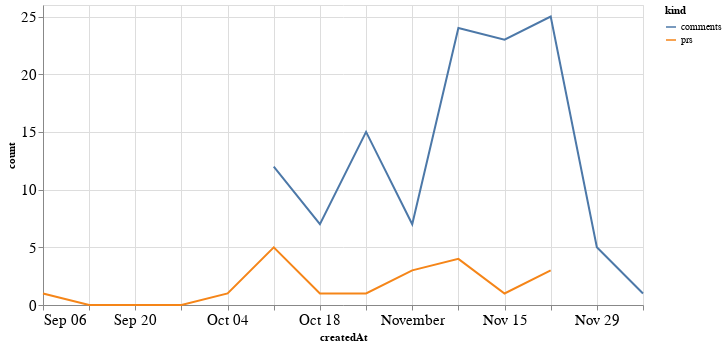

The notebook cell saved with this chart:
### Code cell
alt.Chart(total_time, width=600).mark_line().encode(
    x='createdAt',
    y='count',
    color='kind'
)

### Figure 1 — Vega-Lite specification as saved in the notebook (floating-point values rounded to 4 significant figures)
{"config": {"axisLeft": {"labelFontSize": 15}, "axisBottom": {"labelFontSize": 15}}, "data": {"name": "data-76c793e0806e5491ad9f49ecc775f677"}, "mark": "line", "encoding": {"color": {"type": "nominal", "field": "kind"}, "x": {"type": "temporal", "field": "createdAt"}, "y": {"type": "quantitative", "field": "count"}}, "width": 600, "$schema": "https://vega.github.io/schema/vega-lite/v4.8.1.json", "datasets": {"data-76c793e0806e5491ad9f49ecc775f677": [{"createdAt": "2020-09-06T00:00:00", "kind": "prs", "count": 1.0}, {"createdAt": "2020-09-13T00:00:00", "kind": "prs", "count": 0.0}, {"createdAt": "2020-09-20T00:00:00", "kind": "prs", "count": 0.0}, {"createdAt": "2020-09-27T00:00:00", "kind": "prs", "count": 0.0}, {"createdAt": "2020-10-04T00:00:00", "kind": "prs", "count": 1.0}, {"createdAt": "2020-10-11T00:00:00", "kind": "prs", "count": 5.0}, {"createdAt": "2020-10-18T00:00:00", "kind": "prs", "count": 1.0}, {"createdAt": "2020-10-25T00:00:00", "kind": "prs", "count": 1.0}, {"createdAt": "2020-11-01T00:00:00", "kind": "prs", "count": 3.0}, {"createdAt": "2020-11-08T00:00:00", "kind": "prs", "count": 4.0}, {"createdAt": "2020-11-15T00:00:00", "kind": "prs", "count": 1.0}, {"createdAt": "2020-11-22T00:00:00", "kind": "prs", "count": 3.0}, {"createdAt": "2020-11-29T00:00:00", "kind": "prs", "count": null}, {"createdAt": "2020-12-06T00:00:00", "kind": "prs", "count": null}, {"createdAt": "2020-09-06T00:00:00", "kind": "comments", "count": null}, {"createdAt": "2020-09-13T00:00:00", "kind": "comments", "count": null}, {"createdAt": "2020-09-20T00:00:00", "kind": "comments", "count": null}, {"createdAt": "2020-09-27T00:00:00", "kind": "comments", "count": null}, {"createdAt": "2020-10-04T00:00:00", "kind": "comments", "count": null}, {"createdAt": "2020-10-11T00:00:00", "kind": "comments", "count": 12.0}, {"createdAt": "2020-10-18T00:00:00", "kind": "comments", "count": 7.0}, {"createdAt": "2020-10-25T00:00:00", "kind": "comments", "count": 15.0}, {"createdAt": "2020-11-01T00:00:00", "kind": "comments", "count": 7.0}, {"createdAt": "2020-11-08T00:00:00", "kind": "comments", "count": 24.0}, {"createdAt": "2020-11-15T00:00:00", "kind": "comments", "count": 23.0}, {"createdAt": "2020-11-22T00:00:00", "kind": "comments", "count": 25.0}, {"createdAt": "2020-11-29T00:00:00", "kind": "comments", "count": 5.0}, {"createdAt": "2020-12-06T00:00:00", "kind": "comments", "count": 1.0}]}}
